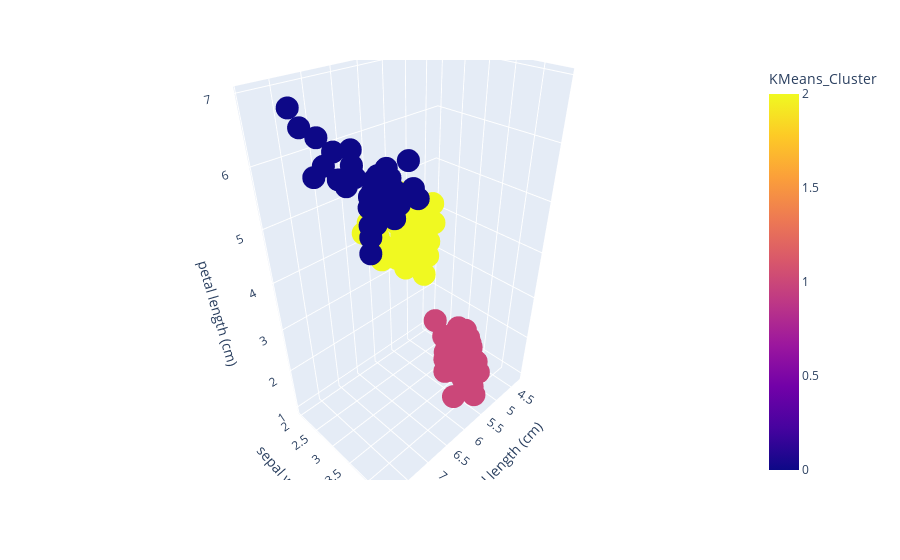

The notebook cell saved with this chart:
### Markdown cell above
##### Visualize in 3D!

### Code cell
import plotly.express as px

fig = px.scatter_3d(
    pred_data,
    x="sepal length (cm)",
    y="sepal width (cm)",
    z="petal length (cm)",
    color="KMeans_Cluster",
)
fig.show()

### Figure 1 — Plotly figure (JSON) as saved in the notebook; plotly's stock layout.template omitted (floating-point values rounded to 4 significant figures; data arrays with more than 128 entries replaced by an {"elided": "..."} marker saying what was removed)
{"data": [{"hovertemplate": "sepal length (cm)=%{x}<br>sepal width (cm)=%{y}<br>petal length (cm)=%{z}<br>KMeans_Cluster=%{marker.color}<extra></extra>", "legendgroup": "", "marker": {"color": {"elided": "150 int values"}, "coloraxis": "coloraxis", "symbol": "circle"}, "mode": "markers", "name": "", "scene": "scene", "showlegend": false, "type": "scatter3d", "x": {"elided": "150 float values"}, "y": {"elided": "150 float values"}, "z": {"elided": "150 float values"}}], "layout": {"coloraxis": {"colorbar": {"title": {"text": "KMeans_Cluster"}}, "colorscale": [[0, "#0d0887"], [0.1111, "#46039f"], [0.2222, "#7201a8"], [0.3333, "#9c179e"], [0.4444, "#bd3786"], [0.5556, "#d8576b"], [0.6667, "#ed7953"], [0.7778, "#fb9f3a"], [0.8889, "#fdca26"], [1, "#f0f921"]]}, "legend": {"tracegroupgap": 0}, "margin": {"t": 60}, "scene": {"domain": {"x": [0, 1], "y": [0, 1]}, "xaxis": {"title": {"text": "sepal length (cm)"}}, "yaxis": {"title": {"text": "sepal width (cm)"}}, "zaxis": {"title": {"text": "petal length (cm)"}}}}}
